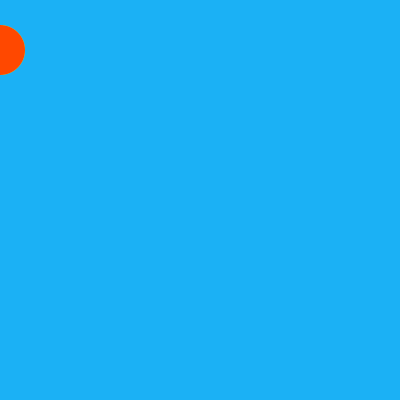
Frame 1 (no input)
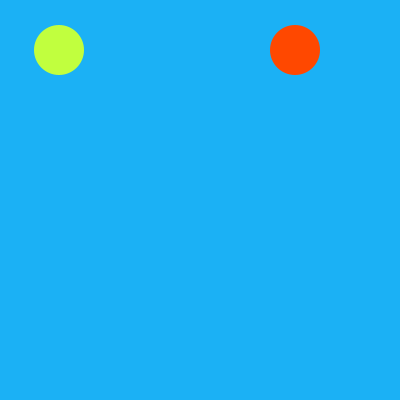
Frame 60 (the mouse pressed at the canvas centre just before this capture)
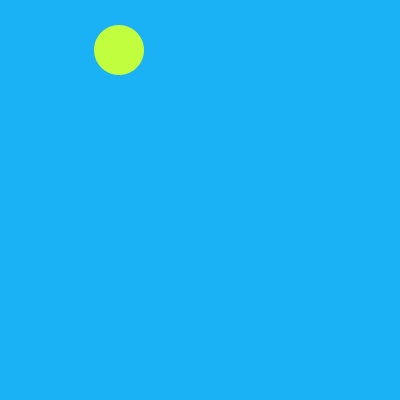
Frame 120 (the mouse held since frame 60 and released just before this capture)

The Processing sketch that drew these frames (run headless with seeded random() and noise(); from frame 60 on, the mouse is pressed at the canvas centre):

// Processing sketch: condicionales
// ── condicionales.pde
float slow_circle_x = 0;
float fast_circle_x = 0;

void setup() {
  size(400,400); 
  noStroke();
}

void draw() {
  background(#1BB1F5);
  
  fill(#C1FF3E);
  ellipse(slow_circle_x,50, 50, 50);
  slow_circle_x = slow_circle_x + 1;

  fill(#FF4800);
  ellipse(fast_circle_x,50, 50, 50);
  fast_circle_x = fast_circle_x + 5;
  
  
  // condicionales
  /*
  if(slow_circle_x > 400) {
    slow_circle_x = 0;
  }
  if(fast_circle_x > 400) {
    fast_circle_x = 0;
  }
  */
}
